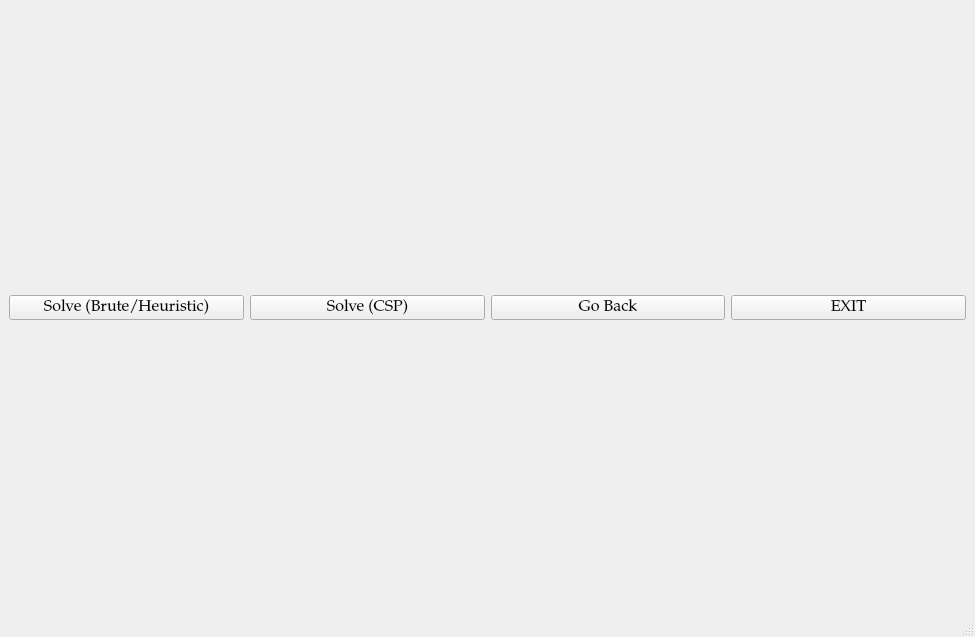
<?xml version="1.0" encoding="UTF-8"?>
<ui version="4.0">
 <class>MainWindow</class>
 <widget class="QMainWindow" name="MainWindow">
  <property name="geometry">
   <rect>
    <x>0</x>
    <y>0</y>
    <width>975</width>
    <height>637</height>
   </rect>
  </property>
  <property name="minimumSize">
   <size>
    <width>500</width>
    <height>500</height>
   </size>
  </property>
  <property name="font">
   <font>
    <family>P052</family>
   </font>
  </property>
  <property name="windowTitle">
   <string>Loaded Sudoku Puzzle</string>
  </property>
  <property name="windowIcon">
   <iconset theme="package-x-generic"/>
  </property>
  <property name="layoutDirection">
   <enum>Qt::LeftToRight</enum>
  </property>
  <property name="locale">
   <locale language="English" country="Canada"/>
  </property>
  <widget class="QWidget" name="centralwidget">
   <layout class="QGridLayout" name="gridLayout">
    <item row="0" column="0">
     <layout class="QVBoxLayout" name="verticalLayout">
      <item>
       <layout class="QHBoxLayout" name="horizontalLayout">
        <item>
         <widget class="QPushButton" name="pushButtonBrute">
          <property name="font">
           <font>
            <family>P052</family>
            <pointsize>12</pointsize>
           </font>
          </property>
          <property name="layoutDirection">
           <enum>Qt::LeftToRight</enum>
          </property>
          <property name="text">
           <string>Solve (Brute/Heuristic)</string>
          </property>
          <property name="icon">
           <iconset theme="system-run"/>
          </property>
         </widget>
        </item>
        <item>
         <widget class="QPushButton" name="pushButtonCSP">
          <property name="font">
           <font>
            <family>P052</family>
            <pointsize>12</pointsize>
           </font>
          </property>
          <property name="layoutDirection">
           <enum>Qt::LeftToRight</enum>
          </property>
          <property name="text">
           <string>Solve (CSP)</string>
          </property>
          <property name="icon">
           <iconset theme="system-run">
            <normaloff>.</normaloff>.</iconset>
          </property>
         </widget>
        </item>
        <item>
         <widget class="QPushButton" name="pushButtonBack">
          <property name="font">
           <font>
            <family>P052</family>
            <pointsize>12</pointsize>
           </font>
          </property>
          <property name="layoutDirection">
           <enum>Qt::LeftToRight</enum>
          </property>
          <property name="text">
           <string>Go Back</string>
          </property>
          <property name="icon">
           <iconset theme="go-previous"/>
          </property>
         </widget>
        </item>
        <item>
         <widget class="QPushButton" name="pushButtonExit">
          <property name="font">
           <font>
            <family>P052</family>
            <pointsize>12</pointsize>
           </font>
          </property>
          <property name="layoutDirection">
           <enum>Qt::LeftToRight</enum>
          </property>
          <property name="text">
           <string>EXIT</string>
          </property>
          <property name="icon">
           <iconset theme="application-exit"/>
          </property>
         </widget>
        </item>
       </layout>
      </item>
     </layout>
    </item>
   </layout>
  </widget>
  <widget class="QMenuBar" name="menubar">
   <property name="geometry">
    <rect>
     <x>0</x>
     <y>0</y>
     <width>975</width>
     <height>24</height>
    </rect>
   </property>
  </widget>
  <widget class="QStatusBar" name="statusbar"/>
 </widget>
 <resources/>
 <connections/>
</ui>
